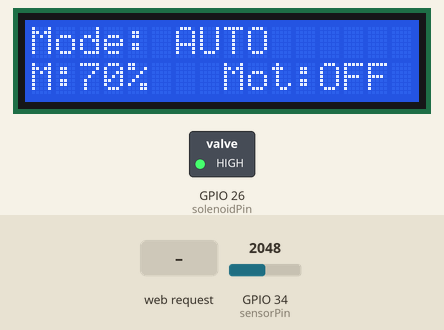
The sketch below on a simulated ESP32. Shown: 16×2 character LCD, switched loads named in the sketch (green lamp = pin HIGH). The test bench sets the inputs (shaded band); at power-on: GPIO 34 (sensorPin) = 2048.

Above: at 1.2 s.
1.3 s: GPIO 34 (sensorPin) set to 3191
At 1.9 s:
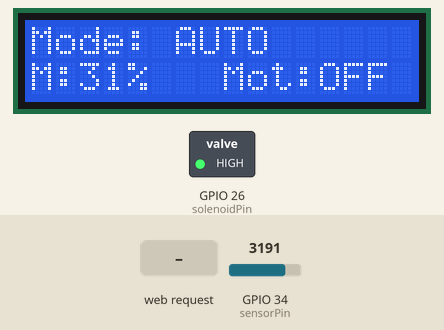
2.9 s: GPIO 34 (sensorPin) set to 3254
At 3.7 s:
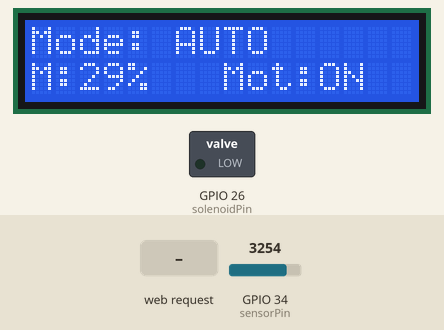
4.5 s: HTTP request GET /toggleMode received
At 5.7 s:
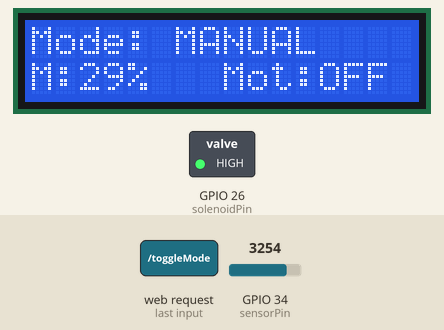
6.1 s: HTTP request GET /on received
At 7.4 s:
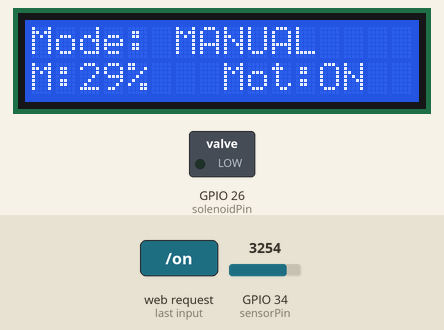
7.7 s: HTTP request GET /off received
At 8.2 s:
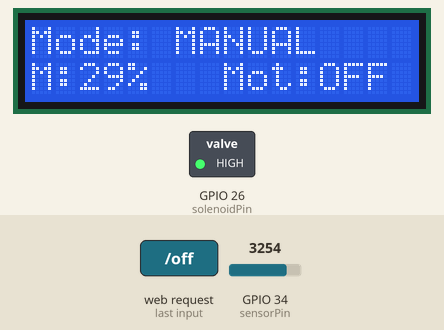
9.2 s: GPIO 34 (sensorPin) set to 3603
At 10.0 s:
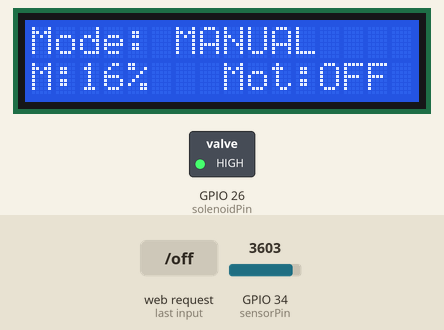
Timing chart, 0 to 11.8 s (numbered marks = the images above; inputs shaded):
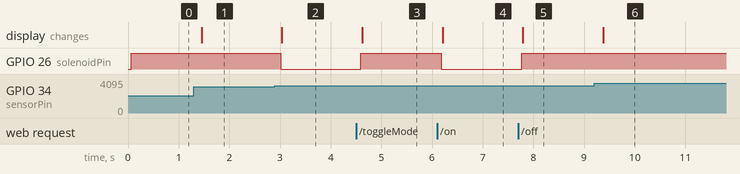

The sketch:

Code.ino
```cpp
#include <WiFi.h>
#include <WebServer.h>
#include <LiquidCrystal_I2C.h>

const char* ssid = "Smart_Irrigation_ESP32";
const char* password = "password123";

WebServer server(80);
LiquidCrystal_I2C lcd(0x27, 16, 2);

const int sensorPin = 34;
const int solenoidPin = 26;
int moistureValue = 0;
bool isAutoMode = true;
bool lastModeState = true;

void handleRoot() {
  String modeStr = isAutoMode ? "AUTO" : "MANUAL";
  // Active Low logic: LOW = ON, HIGH = OFF
  String status = (digitalRead(solenoidPin) == LOW) ? "ON" : "OFF";

  String html = "<html><meta charset='UTF-8'><meta name='viewport' content='width=device-width, initial-scale=1'>\
  <style>body{text-align:center; font-family: sans-serif; background:#f4f4f4;}\
  .box{background:white; padding:20px; border-radius:15px; display:inline-block; margin-top:20px; border:2px solid #2980b9;}\
  .btn{padding:15px; font-size:18px; cursor:pointer; border-radius:8px; border:none; color:white; margin:5px; text-decoration:none; display:inline-block; width:130px;}\
  .on{background:green;} .off{background:red;} .mode{background:orange; width:270px;}\
  </style>\
  <div class='box'><h1>Smart Control</h1>\
  <p>Mode: <b id='m_val'>" + modeStr + "</b></p>\
  <p>Moisture: <span id='moist'>" + String(moistureValue) + "%</span></p>\
  <p>Motor: <b id='stat'>" + status + "</b></p>\
  <a href='/toggleMode' class='btn mode'>Switch to " + (isAutoMode ? "MANUAL" : "AUTO") + "</a><br>";

  if(!isAutoMode) {
    html += "<a href='/on' class='btn on'>Motor ON</a>\
             <a href='/off' class='btn off'>Motor OFF</a>";
  }

  html += "</div><script>setInterval(function(){\
    fetch('/data').then(r=>r.json()).then(d=>{\
      document.getElementById('moist').innerText=d.m+'%';\
      document.getElementById('stat').innerText=(d.s==0)?'ON':'OFF';\
    });\
  }, 1000);</script></html>";
  server.send(200, "text/html", html);
}

void setup() {
  Serial.begin(115200);
  lcd.init();
  lcd.backlight();
  pinMode(solenoidPin, OUTPUT);

  // Active Low relay শুরুতে অফ রাখতে HIGH সিগন্যাল দিতে হয়
  digitalWrite(solenoidPin, HIGH);

  WiFi.softAP(ssid, password);
  server.on("/", handleRoot);
  server.on("/data", [](){
    String json = "{\"m\":" + String(moistureValue) + ",\"s\":" + String(digitalRead(solenoidPin)) + "}";
    server.send(200, "application/json", json);
  });
  server.on("/toggleMode", [](){ isAutoMode = !isAutoMode; digitalWrite(solenoidPin, HIGH); server.sendHeader("Location", "/"); server.send(303); });
  server.on("/on", [](){ if(!isAutoMode) digitalWrite(solenoidPin, LOW); server.sendHeader("Location", "/"); server.send(303); });
  server.on("/off", [](){ if(!isAutoMode) digitalWrite(solenoidPin, HIGH); server.sendHeader("Location", "/"); server.send(303); });
  server.begin();
  lcd.clear();
}

void loop() {
  server.handleClient();
  int rawValue = analogRead(sensorPin);

  // সেন্সর বাতাসে থাকলে ০% এবং পানিতে ১০০% দেখাবে
  moistureValue = map(rawValue, 4095, 1200, 0, 100);
  if(moistureValue < 0) moistureValue = 0; if(moistureValue > 100) moistureValue = 100;

  if (isAutoMode) {
    if (moistureValue < 30) digitalWrite(solenoidPin, LOW); // মাটি শুকনা হলে রিলে ON (LOW)
    else if (moistureValue > 80) digitalWrite(solenoidPin, HIGH); // মাটি ভিজে গেলে রিলে OFF (HIGH)
  }

  // মোড পরিবর্তন হলে ডিসপ্লে একবার ক্লিয়ার করবে যাতে বাড়তি লেখা না থাকে
  if (isAutoMode != lastModeState) {
    lcd.clear();
    lastModeState = isAutoMode;
  }

  lcd.setCursor(0,0);
  lcd.print("Mode: ");
  lcd.print(isAutoMode ? "AUTO  " : "MANUAL");

  lcd.setCursor(0,1);
  lcd.print("M:"); lcd.print(moistureValue); lcd.print("%  ");

  lcd.setCursor(8,1);
  lcd.print("Mot:");
  lcd.print(digitalRead(solenoidPin) == LOW ? "ON " : "OFF"); // ডিসপ্লে লজিক ফিক্সড

  delay(200);
}
```

Measured:
- the behaviour switches between 3226 and 3227 on GPIO 34 (sensorPin) (found by bisection; images 1 and 2)
- after the input at 1.3 s, the display: changes after 0.15 s (image 1)
- after the input at 2.9 s, GPIO 26 (solenoidPin): HIGH → LOW after 0.11 s; the display: changes after 0.14 s (image 2)
- after the input at 4.5 s, GPIO 26 (solenoidPin): LOW → HIGH after 0.09 s; the display: changes after 0.12 s (image 3)
- after the input at 6.1 s, GPIO 26 (solenoidPin): HIGH → LOW after 0.08 s; the display: changes after 0.11 s (image 4)
- after the input at 7.7 s, GPIO 26 (solenoidPin): LOW → HIGH after 0.07 s; the display: changes after 0.09 s (image 5)
- after the input at 9.2 s, the display: changes after 0.18 s (image 6)
